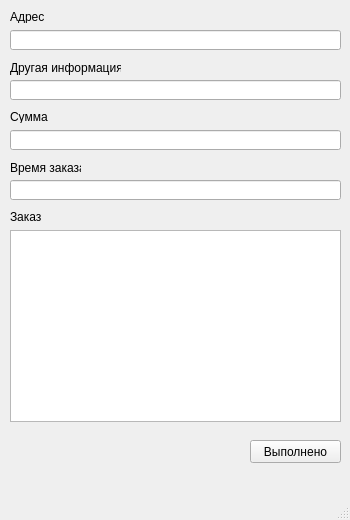
<?xml version="1.0" encoding="UTF-8"?>
<ui version="4.0">
 <class>MainWindow</class>
 <widget class="QMainWindow" name="MainWindow">
  <property name="geometry">
   <rect>
    <x>0</x>
    <y>0</y>
    <width>350</width>
    <height>520</height>
   </rect>
  </property>
  <property name="windowTitle">
   <string>MainWindow</string>
  </property>
  <widget class="QWidget" name="centralwidget">
   <widget class="QLabel" name="label">
    <property name="geometry">
     <rect>
      <x>10</x>
      <y>10</y>
      <width>47</width>
      <height>13</height>
     </rect>
    </property>
    <property name="text">
     <string>Адрес</string>
    </property>
   </widget>
   <widget class="QLineEdit" name="outputAddress">
    <property name="geometry">
     <rect>
      <x>10</x>
      <y>30</y>
      <width>331</width>
      <height>20</height>
     </rect>
    </property>
   </widget>
   <widget class="QLabel" name="label_2">
    <property name="geometry">
     <rect>
      <x>10</x>
      <y>60</y>
      <width>111</width>
      <height>16</height>
     </rect>
    </property>
    <property name="text">
     <string>Другая информация</string>
    </property>
   </widget>
   <widget class="QLineEdit" name="outputInfo">
    <property name="geometry">
     <rect>
      <x>10</x>
      <y>80</y>
      <width>331</width>
      <height>20</height>
     </rect>
    </property>
   </widget>
   <widget class="QLabel" name="label_3">
    <property name="geometry">
     <rect>
      <x>10</x>
      <y>110</y>
      <width>47</width>
      <height>13</height>
     </rect>
    </property>
    <property name="text">
     <string>Сумма</string>
    </property>
   </widget>
   <widget class="QLineEdit" name="outputSum">
    <property name="geometry">
     <rect>
      <x>10</x>
      <y>130</y>
      <width>331</width>
      <height>20</height>
     </rect>
    </property>
   </widget>
   <widget class="QLabel" name="label_4">
    <property name="geometry">
     <rect>
      <x>10</x>
      <y>160</y>
      <width>71</width>
      <height>16</height>
     </rect>
    </property>
    <property name="text">
     <string>Время заказа</string>
    </property>
   </widget>
   <widget class="QLineEdit" name="outputTime">
    <property name="geometry">
     <rect>
      <x>10</x>
      <y>180</y>
      <width>331</width>
      <height>20</height>
     </rect>
    </property>
   </widget>
   <widget class="QLabel" name="label_5">
    <property name="geometry">
     <rect>
      <x>10</x>
      <y>210</y>
      <width>47</width>
      <height>13</height>
     </rect>
    </property>
    <property name="text">
     <string>Заказ</string>
    </property>
   </widget>
   <widget class="QListWidget" name="orderList">
    <property name="geometry">
     <rect>
      <x>10</x>
      <y>230</y>
      <width>331</width>
      <height>192</height>
     </rect>
    </property>
   </widget>
   <widget class="QPushButton" name="pushButton">
    <property name="geometry">
     <rect>
      <x>250</x>
      <y>440</y>
      <width>91</width>
      <height>23</height>
     </rect>
    </property>
    <property name="text">
     <string>Выполнено</string>
    </property>
   </widget>
  </widget>
  <widget class="QMenuBar" name="menubar">
   <property name="geometry">
    <rect>
     <x>0</x>
     <y>0</y>
     <width>350</width>
     <height>21</height>
    </rect>
   </property>
  </widget>
  <widget class="QStatusBar" name="statusbar"/>
 </widget>
 <resources/>
 <connections/>
</ui>
